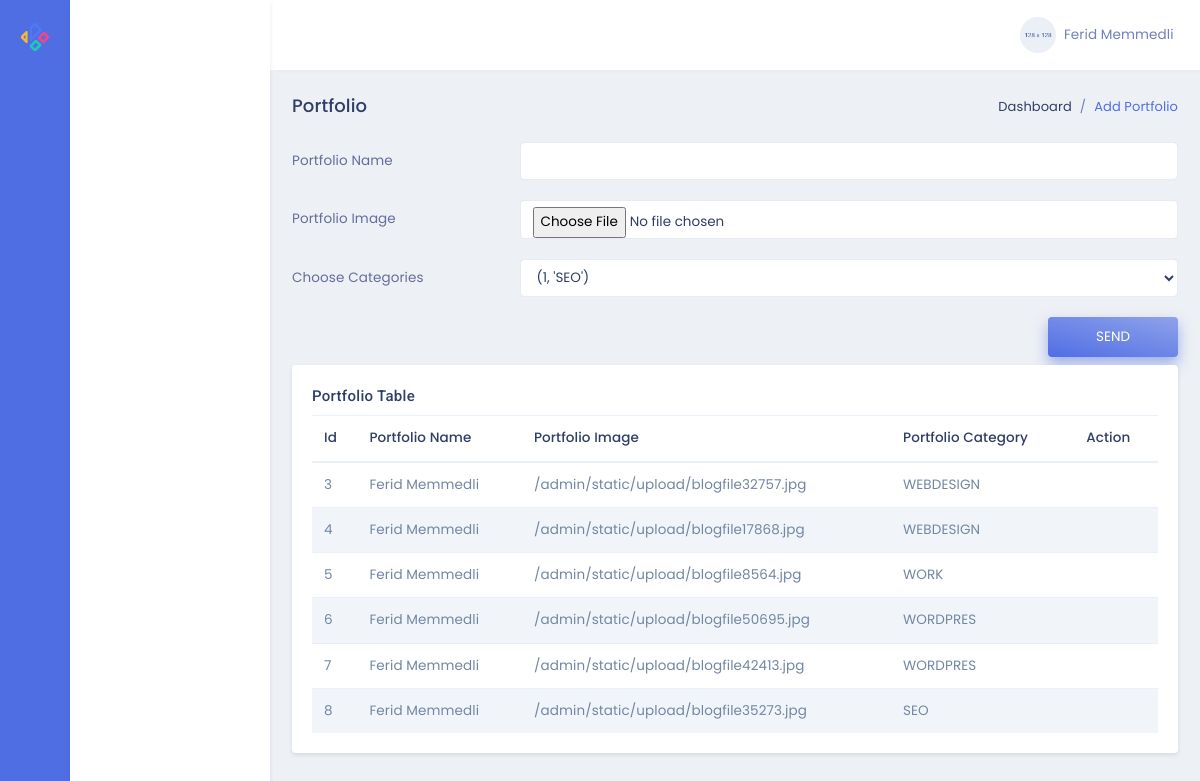
Before: /admin/portfolio (signed in) with the older database file.
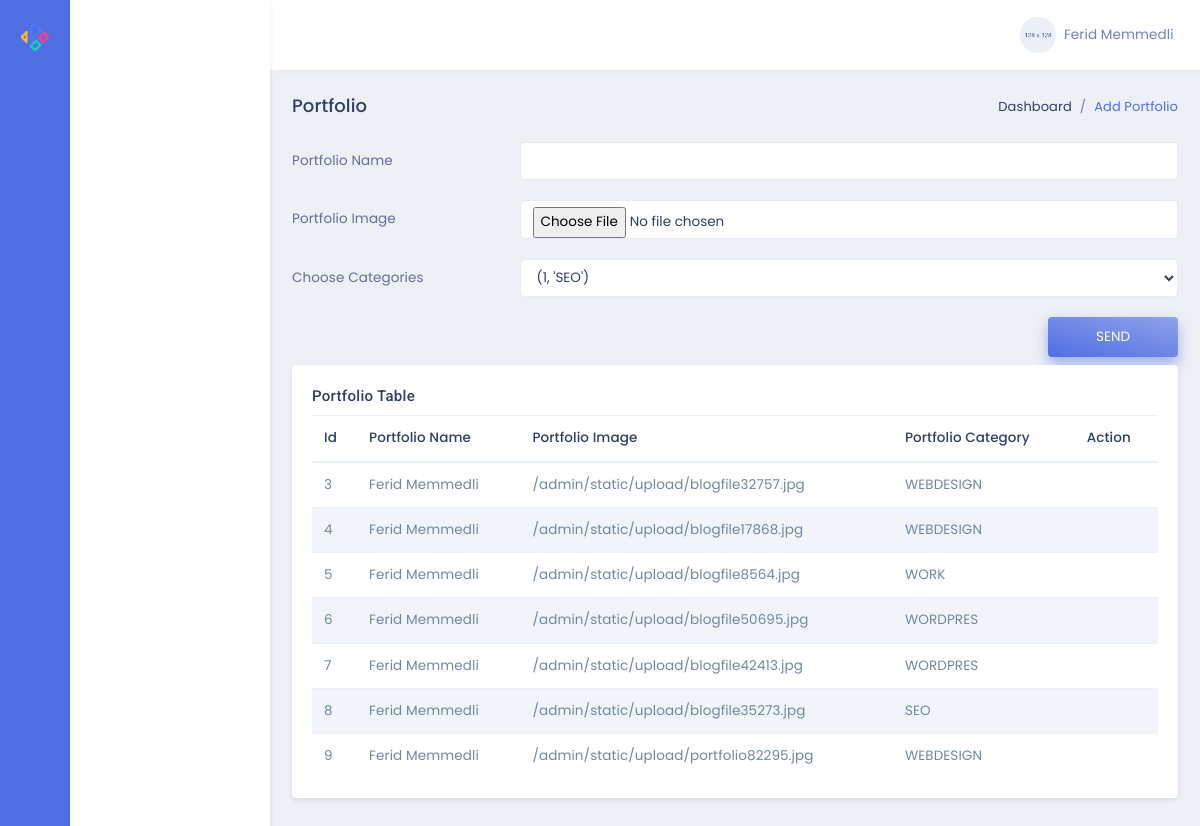
After: the same page with the newer database file.
### models.py (models this page shows)
class Portfolio(db.Model):
    id = db.Column(db.Integer, primary_key=True)
    title = db.Column(db.String,nullable=False)
    image = db.Column(db.String,nullable=False)
    category_id = db.Column(db.Integer,db.ForeignKey('category.id'),nullable=False)

class Category(db.Model):
    id = db.Column(db.Integer, primary_key=True)
    name = db.Column(db.String,nullable=False)
    port = db.relationship('Portfolio',backref='category',lazy=True)

### admin/routes.py (the view, shortened to what this page needs)
@admin.route('/portfolio',methods=['POST','GET'])
def adminPortfolio():
    if not current_user.is_authenticated:
        return redirect('/auth')
    formportfolio=PortfolioForm()
    return render_template('/admin/editPortfolio.html',form=formportfolio,port=Portfolio.query.all(),cat=Category.query.all())

### forms.py
class PortfolioForm(FlaskForm):
    title = StringField('Portfolio Name')
    image = FileField('Portfolio Image')
    category = SelectField('Choose Categories',choices=Category.query.with_entities(Category.id,Category.name).all())
    submit=SubmitField()

### models.py (called while the page is built)
@login_manager.user_loader
def load_user(user_id):
    return User.query.get(user_id)

### admin/templates/admin/editPortfolio.html
{% extends "admin/layout.html" %}
{% block contentAdmin %}
<div class="row">
    <div class="col-sm-12">
        <div class="page-title-box">
            <div class="float-right">
                <ol class="breadcrumb">
                    <li class="breadcrumb-item"><a href="javascript:void(0);">Dashboard</a></li>
                    <li class="breadcrumb-item active">Add Portfolio</li>
                </ol>
            </div>
            <h4 class="page-title">Portfolio</h4>
        </div>
    </div>
</div>
<form action="{{url_for('admin.adminPortfolio')}}" method="POST" class="row" enctype="multipart/form-data">
    <div class="col-12">
        <div class="form-group row">
            {{form.title.label(class='col-3 col-form-label text-left', for='example-text-input')}}
            <div class="col-9">
                {{form.title(class='form-control', id="example-text-input")}}
            </div>
        </div>
    </div>
    <div class="col-12">
        <div class="form-group row">
            {{form.image.label(class='col-3 col-form-label text-left', for='example-text-input1')}}
            <div class="col-9">
                {{form.image(class='form-control', id="example-text-input1")}}
            </div>
        </div>
    </div>
    <div class="col-12">
        <div class="form-group row">
            {{form.category.label(class='col-3 col-form-label text-left', for='example-text-input2')}}
            <div class="col-9">
                {{form.category(class='form-control', id="example-text-input2")}}
            </div>
        </div>
    </div>
    <div class="col-sm-12 text-right">
        {{form.submit(class='btn btn-gradient-primary px-5 py-2 mb-2',value='SEND')}}
    </div>
</form>
<div class="row">
    <div class="col-lg-12">
        <div class="card">
            <div class="card-body">
                <h4 class="mt-0 header-title">Portfolio Table</h4>
                <div class="table-responsive">
                    <table class="table table-striped mb-0">
                        <thead>
                            <tr>
                                <th>Id</th>
                                <th>Portfolio Name</th>
                                <th>Portfolio Image</th>
                                <th>Portfolio Category</th>
                                <th>Action</th>
                            </tr>
                        </thead>
                        <tbody>
                            {% for i in port %}
                            <tr>
                                <td>{{i.id}}</td>
                                <td>{{i.title}}</td>
                                <td>{{i.image}}</td>
                                {% for a in cat %}
                                {% if a.id==i.category_id %}
                                <td>{{a.name}}</td>
                                {% endif %}
                                {% endfor %}
                                <td>
                                    <a href="/admin/deleteportfolio/{{i.id}}"><i
                                            class="fas fa-trash-alt text-danger font-16"></i></a>
                                </td>
                            </tr>
                            {% endfor %}
                        </tbody>
                    </table>
                </div>
            </div>
        </div>
    </div>
</div>
{% endblock %}

### admin/templates/admin/layout.html (shortened to what this page needs)
{% if current_user.is_authenticated%}
<!DOCTYPE html>
<html lang="en">
<head>
    <link href="./static/plugins/dropify.min.css" rel="stylesheet">
    <link href="./static/assets/css/bootstrap.min.css" rel="stylesheet" type="text/css" />
    <link href="./static/assets/css/jquery-ui.min.css" rel="stylesheet">
    <link href="./static/assets/css/icons.min.css" rel="stylesheet" type="text/css" />
    <link href="./static/assets/css/metisMenu.min.css" rel="stylesheet" type="text/css" />
    <link href="./static/assets/css/app.min.css" rel="stylesheet" type="text/css" />
</head>
<body>
    <div class="leftbar-tab-menu">
        <div class="main-icon-menu">
            <a href="{{url_for('admin.adminPage')}}" class="logo logo-metrica d-block text-center">
                <span>
                    <img src="./static/assets/images/logo-sm.png" alt="logo-small" class="logo-sm">
                </span>
            </a>
            <nav class="nav">
                <a href="#MetricaProject" class="nav-link" data-toggle="tooltip-custom" data-placement="right" title=""
                    data-original-title="Project" data-trigger="hover">
                </a>
            </nav>
        </div>
        <div class="main-menu-inner">
            <div class="menu-body slimscroll">
            </div>
        </div>
    </div>
    <div class="topbar">
        <nav class="navbar-custom">
            <ul class="list-unstyled topbar-nav float-right mb-0">
                <li class="dropdown">
                    <a class="nav-link dropdown-toggle waves-effect waves-light nav-user" data-toggle="dropdown"
                        href="#" role="button" aria-haspopup="false" aria-expanded="false">
                        <img src="./static/assets/images/users/user-4.jpg" alt="profile-user" class="rounded-circle" />
                        <span class="ml-1 nav-user-name hidden-sm">Ferid Memmedli <i class="mdi mdi-chevron-down"></i> </span>
                    </a>
                </li>
            </ul>
        </nav>
    </div>
    <div class="page-wrapper">
        <div class="page-content-tab">
            <div class="container-fluid">
                {% block contentAdmin %}
                {% endblock %}
            </div>
        </div>
    </div>
</body>
</html>
{% endif %}

Changed rows visible on the page:
added Portfolio: id "9", title "Ferid Memmedli", image "/admin/static/upload/portfolio82295.jpg", Category (name "WEBDESIGN")
